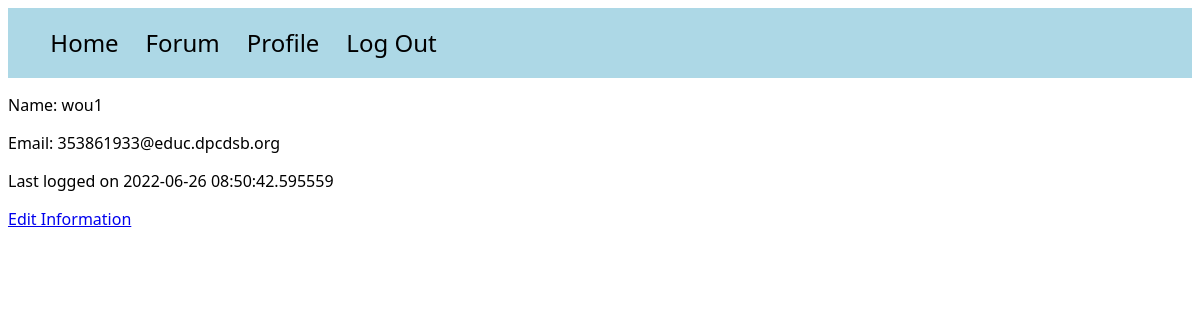
The app's page /profile (signed in), older data.
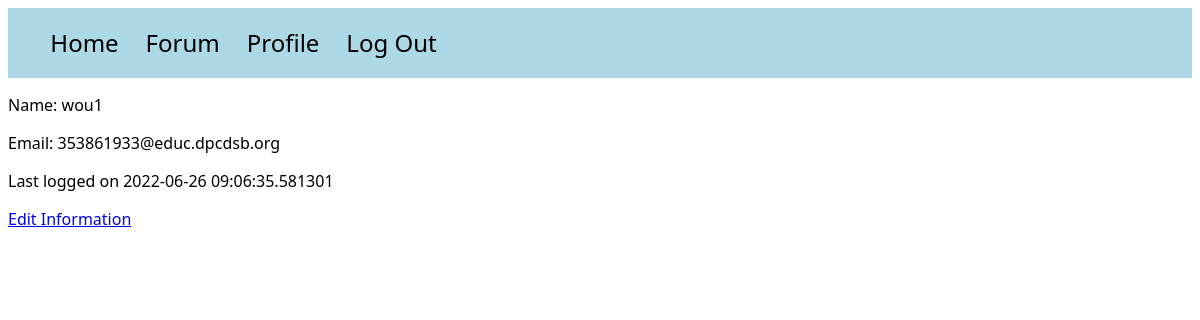
The same page, newer data.
### models.py (models this page shows)
class User(UserMixin, db.Model):
    id = db.Column(db.Integer, primary_key=True)
    email = db.Column(db.String(100), unique=True)
    password = db.Column(db.String(100))
    name = db.Column(db.String(1000))
    last_seen = db.Column(db.String(100))

### main.py (the view)
@main.route('/profile')
@login_required
def profile():
    return render_template("profile.html", name=current_user.name, email=current_user.email, time=current_user.last_seen)

### app.py (called while the page is built)
@login_manager.user_loader
def load_user(user_id):
    try:
        return User.query.get(int(user_id))
    except:
        return None

### templates/profile.html (shortened to what this page needs)
<!DOCTYPE html>
<html lang="en">
<head>
</head>
<link rel="stylesheet" href="/static/style.css">
<body>
<div id="navbar">
    <ul>
        <a href="{{ url_for('home') }}"><li>Home</li></a>
        <a href=""><li>Forum</li></a>
        {% if current_user.is_authenticated %}
        <a href="{{ url_for('main.profile') }}"><li>Profile</li></a>
        {% endif %}
        {% if current_user.is_authenticated %}
        <a href="{{ url_for('auth.logout') }}"><li>Log Out</li></a>
        {% endif %}
    </ul>
</div>
<div id="personal-info-container">
    <p>Name: {{ name }}</p>
    <p>Email: {{ email }}</p>
    <p>Last logged on {{ time }}</p>
    <a href="{{ url_for('auth.edit_profile') }}">Edit Information</a>
</div>
</body>
</html>

### static/style.css (style rules this page uses)
* { font-family: Segoe UI; }
#navbar { background-color: lightblue; padding: 0.2%; }
li { font-size: 1.5em; text-decoration: none; color: black; display: inline-block; padding-right: 2%; }

Row changes from the older to the newer data that the page shows:
changed User "wou1": last_seen "2022-06-26 08:50:42.595559" → "2022-06-26 09:06:35.581301"
